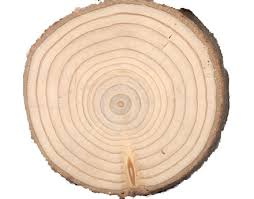
#> input picture input.jpg, 254 x 199 px
$ python treeAgeFind.py
#> lines starting #> are read from the running program, lines starting #| are printed output that depends on the picture
import sys
import cv2 as cv
import numpy as np
def main(argv):

    default_file = 'input.jpg'
    filename = argv[0] if len(argv) > 0 else default_file
    # Loads an image
    src = cv.imread(cv.samples.findFile(filename), cv.IMREAD_COLOR)
#> src is the input picture: shape (199, 254, 3); mean B, G, R 197.1, 214.8, 234.2
    # Check if image is loaded fine
    if src is None:
        print ('Error opening image!')
        print ('Usage: hough_circle.py [image_name -- default ' + default_file + '] \n')
        return -1


    gray = cv.cvtColor(src, cv.COLOR_BGR2GRAY)
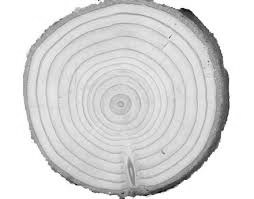
#> gray: shape (199, 254); min 4, max 255, mean 218.6


    gray = cv.medianBlur(gray, 5)
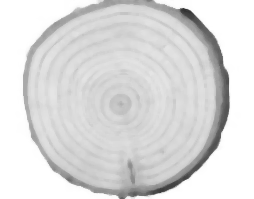
#> gray: shape (199, 254); min 50, max 255, mean 220


    rows = gray.shape[0]
#> rows = 199
    circles = cv.HoughCircles(gray, cv.HOUGH_GRADIENT, 1, rows / 8,
                               param1=60, param2=25,
                               minRadius=1, maxRadius=100)
#> circles = [[122.5, 99.5, 97.2], [147.5, 102.5, 81.8], [135.5, 77.5, 86.2], [99.5, 125.5, 64.1], [95.5, 92.5, 72.9], [150.5, 127.5, 57.6], [96.5, 65.5, 52.7], [147.5, 153.5, 31.5], [179.5, 60.5, 19.4], [58.5, 64.5, 19.1], [162.5, 79.5, 32.1], [74.5, 130.5, 28.6]]

    if circles is not None:
        circles = np.uint16(np.around(circles))
#> circles = [[122, 100, 97], [148, 102, 82], [136, 78, 86], [100, 126, 64], [96, 92, 73], [150, 128, 58], [96, 66, 53], [148, 154, 32], [180, 60, 19], [58, 64, 19], [162, 80, 32], [74, 130, 29]]
        count=0
        for i in circles[0, :]:
            center = (i[0], i[1])
            # circle center
            cv.circle(src, center, 1, (0, 100, 100), 3)
            # circle outline
            radius = i[2]
            cv.circle(src, center, radius, (255, 0, 255), 3)
            count=count+1;
#> this loop made 12 passes
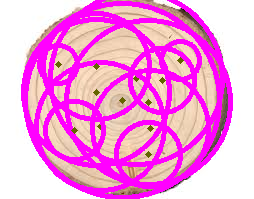
#> src: shape (199, 254, 3); mean B, G, R 222.9, 155.2, 244.1
#> after the loop, count = 12
    print('The age of the tree:' +repr(count)+ ' years')
#| The age of the tree:12 years

  # cv.imshow("detected circles", src)
    cv.waitKey(0)


    return 0
if __name__ == "__main__":
    main(sys.argv[1:])
